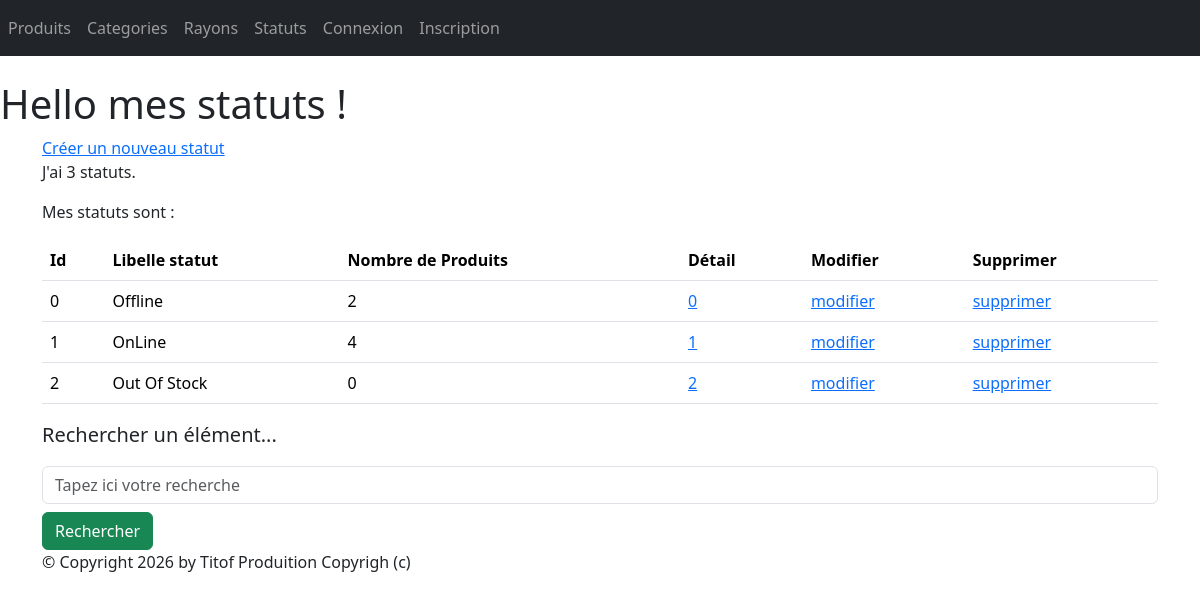
Page /monApp/statuts/ on the committed database.
### monApp/models.py (models this page shows, shortened)
class Statut(models.Model):
    idStatut = models.AutoField(primary_key=True)
    libelleStatut = models.CharField(max_length=100)

### monApp/views.py (the view)
# urls.py: path("statuts/", views.StatutListView.as_view(), name="ListeStatuts"),
class StatutListView(ListView):
    model = Statut
    template_name = "monApp/ListStatuts.html"
    context_object_name = "statuts"
    def get_queryset(self):
        queryset = Statut.objects.annotate(nb_produits=Count('produit_statut'))
        query = self.request.GET.get('search')
        if query:
            queryset = queryset.filter(libelleStatut__icontains=query)
        return queryset
    def get_context_data(self, **kwargs):
        context = super(StatutListView, self).get_context_data(**kwargs)
        context['titremenu'] = "Liste de mes statuts !"
        return context

### monApp/templates/monApp/ListStatuts.html
{% extends 'monApp/base.html' %}
{% block menu %}
<h1>Hello mes statuts !</h1>
{% endblock %}
{% block contenu %}
        <a href="{% url 'creationStatut' %}">Créer un nouveau statut</a>
        <p>J'ai {{ statuts | length }} statuts.</p>
        <p>Mes statuts sont :</p>
        <table class="table">
        <thead>
        <th>Id</th>
        <th>Libelle statut</th>
        <th>Nombre de Produits</th>
        <th>Détail</th>
        <th>Modifier</th>
        <th>Supprimer</th>
        </thead>
        <tbody>
        {% for st in statuts %}
        <tr>
        <td>{{ st.idStatut }} </td>
        <td>{{ st.libelleStatut }} </td>
        <td>{{ st.nb_produits }} </td>
        <td><a href="{% url 'detailStatut' st.idStatut %}">{{ st.idStatut }}</a></td>
        <td><a href="{% url 'modificationStatut' st.idStatut %}">modifier</a></td>
        <td><a href="{% url 'suppressionStatut' st.idStatut %}">supprimer</a></td>
        </tr>
        {% endfor %}
        </tbody>
        </table>
        <p class="lead mb-3 ml-0">Rechercher un élément...</p>
        <form method="GET" action="">
            <input class="form-control" type="text" name="search"
                   placeholder="Tapez ici votre recherche"
                   value="{{ request.GET.search }}">
            <button type="submit" class="btn btn-success mt-2">Rechercher</button>
        </form>
{% endblock %}

### static/css/styles.css (style rules this page uses)
h1 { color: red ; }

### rows in the picture
Statut: idStatut "0", libelleStatut "Offline", nb_produits "2"
Statut: idStatut "1", libelleStatut "OnLine", nb_produits "4"
Statut: idStatut "2", libelleStatut "Out Of Stock", nb_produits "0"

### other values in the picture
{{ statuts | length }} "3"
